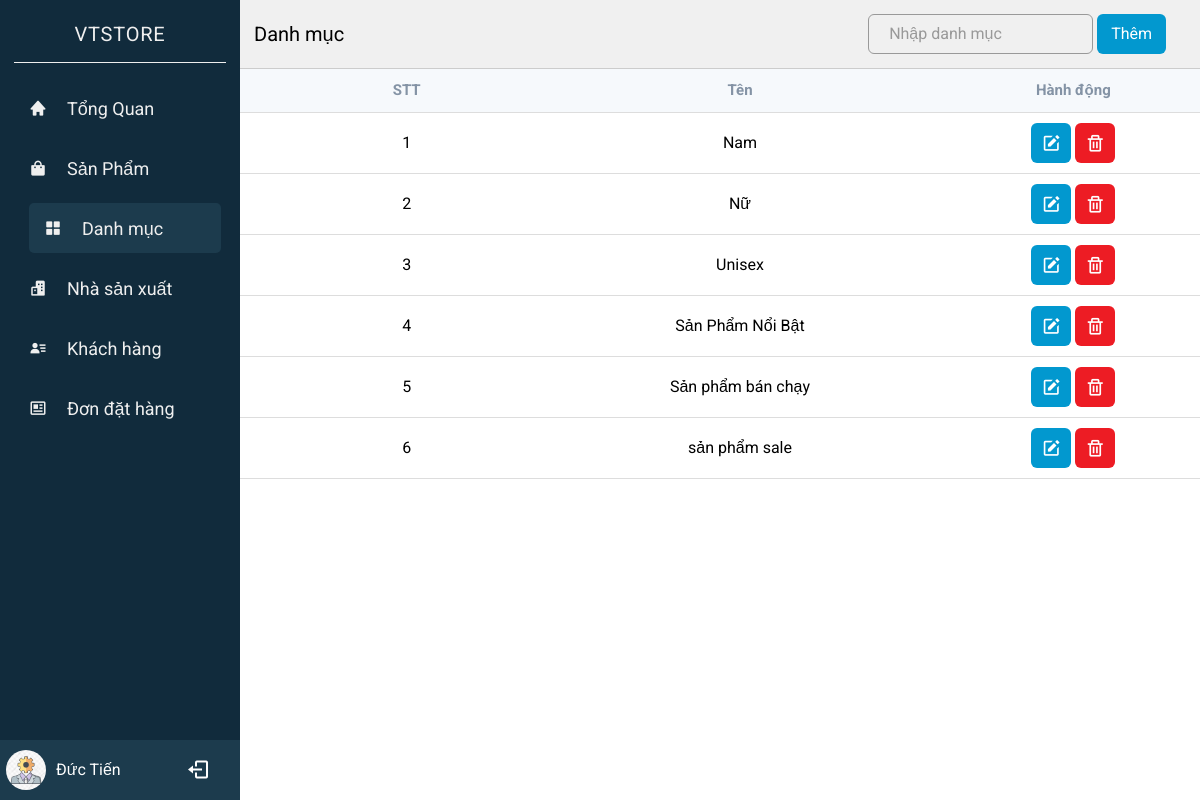
Page /web_DA1-main/index.php?controller=category (signed in) on the committed database.
### tables this page shows
CREATE TABLE `categories` (
  `id` int(11) NOT NULL,
  `name` varchar(255) NOT NULL,
  `status_delete` tinyint(1) NOT NULL DEFAULT 0
);

### web_DA1-main/Controllers/BaseController.php (called while the page is built, shortened)
<?php
class BaseController
{
    protected function view($viewPath, array $data = [])
    {
        require(self::VIEW_FOLDER_NAME . '/' . str_replace('.', '/', $viewPath) . '.php');
    }
}

### web_DA1-main/Controllers/CategoryController.php (called while the page is built, shortened)
<?php
class CategoryController extends BaseController
{
    private $categoryModel;
    public function __construct()
    {
        $this->categoryModel = new CategoryModel();
    }
    public function index()
    {
        $select = ['id', 'name'];
        $order = ['id'];
        $limit = 10;
        $result = $this->categoryModel->getALL($select, $order, $limit);
        return $this->view('admin.category.index', ['result' => $result]);
    }
}

### web_DA1-main/index.php (called while the page is built, shortened)
<?php
require './Core/Database.php';
require './Models/BaseModel.php';
require './Controllers/BaseController.php';
$actionName = $_REQUEST['action'] ?? 'index';
$controllerObject = new $controllerName();
$controllerObject->$actionName();

### web_DA1-main/Core/Database.php (called while the page is built, shortened)
<?php
class Database
{
    public function Connect()
    {
        $connect = mysqli_connect(self::HOST, self::USERNAME, self::PASSWORD, self::DB_NAME);
        mysqli_set_charset($connect, 'utf8');
        if (mysqli_connect_errno() === 0) {
            return $connect;
        }
        return false;
    }
}

### web_DA1-main/Models/BaseModel.php (called while the page is built, shortened)
<?php
class BaseModel extends Database
{
    protected $connect;
    public function __construct()
    {
        $this->connect = $this->connect();
    }
    public function All($table, $select = ['*'], $orderBys = [], $limit = 1000)
    {
        $columns = implode(', ', $select);
        $orderByString = implode(' ', $orderBys);
        if ($orderByString) {
            $sql = "SELECT ${columns} FROM ${table} ORDER BY ${orderByString} LIMIT ${limit}";
        } else {
            $sql = "SELECT ${columns} FROM ${table}  LIMIT ${limit}";
        }
        $query = $this->_query($sql);
        $data = [];
        while ($row = mysqli_fetch_assoc($query)) {
            array_push($data, $row);
        }
        return $data;
    }
    private function _query($sql)
    {
        return mysqli_query($this->connect, $sql);
    }
}

### web_DA1-main/Models/CategoryModel.php (called while the page is built, shortened)
<?php
class CategoryModel extends BaseModel
{
    public function getALL($select = ['*'], $orderBys = [], $limit)
    {
        return $this->all(self::TABLE, $select, $orderBys, $limit);
    }
}

### web_DA1-main/View/admin/category/index.php (the view, shortened to what this page needs)
<!DOCTYPE html>
<html lang="en">
<head>
    <link href="https://unpkg.com/boxicons@2.1.2/css/boxicons.min.css" rel="stylesheet" />
    <link rel="stylesheet" href="./Public/css/admin/sidebar.css">
    <link rel="stylesheet" href="./Public/css/admin/category.css">
</head>
<body>
    <div class="container">
        <?php include "./View/admin/include/sidebar.php" ?>
        <div class="home-content">
            <div class="home-content-table">
                <div class="home-content-table_header">
                    <p>Danh mục</p>
                    <form action="?controller=category&action=create" method="POST" class="form-category" id='form-category-create'>
                        <div class="form-field">
                            <input type=" text" class="form-input" placeholder=" " name="name" autocomplete="off" id="name">
                            <label for=" name" class=" form-label">Nhập danh mục</label>
                        </div>
                        <button type="submit" class="form-category-btn">Thêm</button>
                    </form>
                </div>
                <div class="home-content-table_section">
                    <table>
                        <thead>
                            <tr>
                                <th>STT</th>
                                <th>Tên</th>
                                <th>Hành động</th>
                            </tr>
                        </thead>
                        <tbody>
                            <?php $number = 1;
                            foreach ($result as $value) : ?>
                                <tr>
                                    <td><?php echo $number;
                                        $number += 1; ?></td>
                                    <td id="name-category-<?php echo $value['id']; ?>"><?php echo $value['name']; ?></td>
                                    <td>
                                        <div class="button-wrap">
                                            <a href="#" class="button-wrap-link">
                                                <button onclick="handleUpdate(<?php echo $value['id']; ?>)" id="btn-update">
                                                    <i class='bx bxs-edit'></i>
                                                </button>
                                            </a>
                                            <a class="button-wrap-link">
                                                <button onclick="handleDelete(<?php echo $value['id']; ?>)" id="btn-delete">
                                                    <i class='bx bx-trash'></i>
                                                </button>
                                            </a>
                                        </div>
                                    </td>
                                </tr>
                            <?php endforeach; ?>
                        </tbody>
                    </table>
                </div>
            </div>
        </div>
    </div>
</body>
</html>

### web_DA1-main/Public/css/admin/sidebar.css (style rules this page uses)
*, *::before, *::after { box-sizing: border-box; }
* { margin: 0; padding: 0; }
a { text-decoration: none; }
input, button, textarea, select { font: inherit; outline: none; }
p, h1, h2, h3, h4, h5, h6 { overflow-wrap: break-word; }
body { font-family: 'Roboto', sans-serif; }
.container { display: flex; position: relative; height: 100%; line-height: 1.5; min-height: 100vh; width: 100%; overflow: hidden; }
.home-content { height: 100%; width: calc(100% - 240px); margin-left: 240px; }

### web_DA1-main/Public/css/admin/category.css (style rules this page uses)
.home-content { position: relative; }
.home-content-table { width: 100%; }
.home-content-table_header { display: flex; justify-content: space-between; align-items: center; padding: 14px; background-color: rgb(240, 240, 240); border-bottom: 1px solid #ccc; }
.home-content-table_header p { color: #000; z-index: 11; }
button { outline: none; border: none; border-radius: 6px; cursor: pointer; padding: 10px; }
.home-content-table_header p { font-size: 20px; }
.home-content-table_section { height: 85vh; overflow: auto; }
.home-content-table_section table { width: 100%; table-layout: fixed; min-width: 1000px; border-collapse: collapse; }
.home-content-table_section thead th { position: sticky; top: 0; background-color: #f6f9fc; color: #8493a5; font-size: 15px; }
.home-content-table_section thead th, .home-content-table_section tbody td { border-bottom: 1px solid #ddd; padding: 10px 20px; word-break: break-word; text-align: center; }
.home-content-table_section tbody td .button-wrap .button-wrap-link { text-decoration: none; }
.home-content-table_section tbody td .button-wrap .button-wrap-link:nth-child(1) button { background-color: #0298cf; }
.home-content-table_section tbody td .button-wrap .button-wrap-link:nth-child(2) button { background-color: #ed1c24; }
.home-content-table_section tbody td .button-wrap { display: flex; justify-content: center; align-items: center; }
.home-content-table_section tbody td button { display: flex; flex-direction: row; justify-content: center; align-items: center; margin: 0 2px; color: #fff; transition: all 0.2s ease; transition: all 0.2s ease; }
.home-content-table_section tbody td button i { font-size: 20px; }
.form-category { display: flex; justify-content: center; align-items: center; margin-right: 20px; position: relative; }
.form-field { position: relative; transition: all 0.5s ease; }
.form-input { padding: 0 20px; border: 1px solid #999; border-radius: 6px; width: 100%; height: 40px; transition: 0.25s ease; background-color: rgb(240, 240, 240); }
.form-input:not(:placeholder-shown) + .form-label, .form-input:focus + .form-label { top: 0; padding: 0 10px; display: inline-block; background-color: rgb(240, 240, 240); color: #112b3c; }
.form-label { position: absolute; top: 50%; left: 21px; transform: translateY(-50%); user-select: none; color: #999; pointer-events: none; transition: 0.25s ease; }
.form-category-btn { background-color: #0298cf; padding: 8px 14px; margin-left: 4px; transition: 0.2s ease; color: #fff; }

### rows in the picture
categories: name "Nam"
categories: name "Nữ"
categories: name "Unisex"
categories: name "Sản Phẩm Nổi Bật"
categories: name "Sản phẩm bán chạy"
categories: name "sản phẩm sale"

### other values in the picture
$nameAdmin "Đức Tiến"
